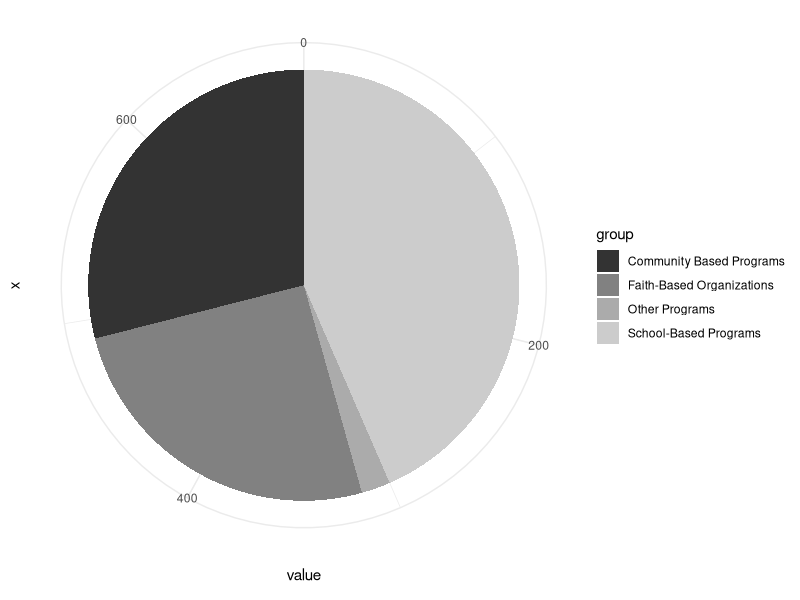
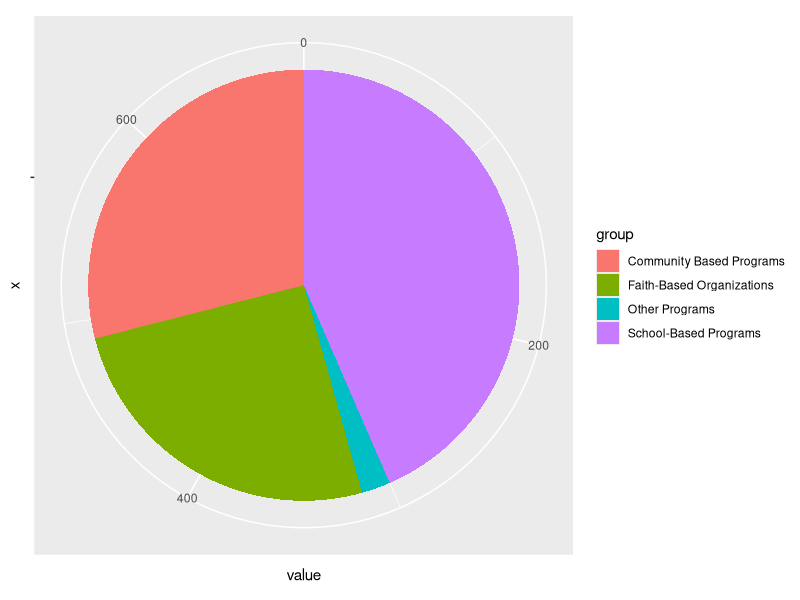

R code for these plots, in order:
## ---- chunk 1
# A Prefix nulling hook.

# Make sure to keep the default for normal processing.
default_output_hook <- knitr::knit_hooks$get("output")

# Output hooks handle normal R console output.
knitr::knit_hooks$set( output = function(x, options) {

  comment <- knitr::opts_current$get("comment")
  if( is.na(comment) ) comment <- ""
  can_null <- grepl( paste0( comment, "\\s*\\[\\d?\\]" ),
                     x, perl = TRUE)
  do_null <- isTRUE( knitr::opts_current$get("null_prefix") )
  if( can_null && do_null ) {
    # By default R print output aligns at the right brace.
    align_index <- regexpr( "\\]", x )[1] - 1
    # Two cases: start or newline
    re <- paste0( "^.{", align_index, "}\\]")
    rep <- comment
    x <- gsub( re, rep,  x )
    re <- paste0( "\\\n.{", align_index, "}\\]")
    rep <- paste0( "\n", comment )
    x <- gsub( re, rep,  x )
  }

  default_output_hook( x, options )

})

knitr::opts_template$set("kill_prefix"=list(comment=NA, null_prefix=TRUE))
## ---- chunk 2
df <- data.frame(
  group = c("School-Based Programs", "Community Based Programs", "Faith-Based Organizations", "Other Programs"),
  value = c(300, 200, 175, 15)
)
knitr::kable(head(df))
## ---- chunk 3
library(ggplot2)
df <- data.frame(
  group = c("School-Based Programs", "Community Based Programs", "Faith-Based Organizations", "Other Programs"),
  value = c(300, 200, 175, 15)
)

bp<- ggplot(df, aes(x="", y=value, fill=group))+
  geom_bar(width = 1, stat = "identity")

pie <- bp + coord_polar("y", start=0)

pie + scale_fill_grey() + theme_minimal()
pie
